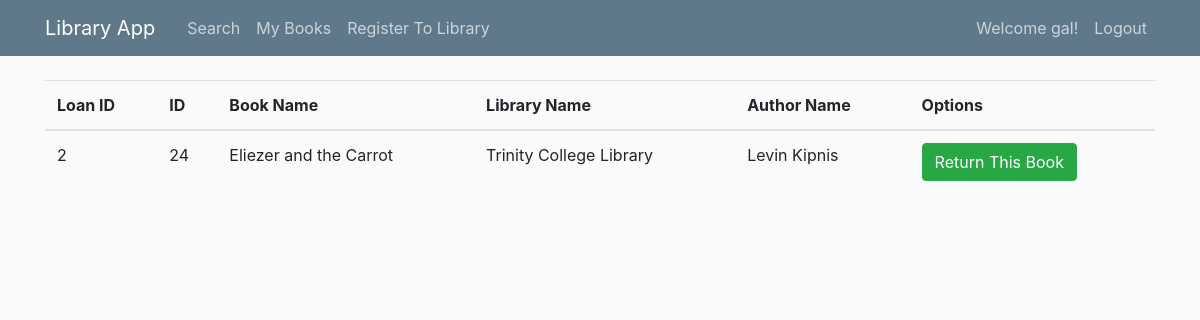
The page /ownedBooks (signed in) on the database its author committed.
### models.py (models this page shows, shortened)
class User(db.Model, UserMixin):
    id = db.Column(db.Integer, primary_key=True)  # ID - primary key
    firstName = db.Column(db.String(30), nullable=False)  # firstName - cannot be null
    lastName = db.Column(db.String(30), nullable=False)  # lastName - cannot be null
    email = db.Column(db.String(120), unique=True, nullable=False)  # email - must be unique and cannot be null
    password_hash = db.Column(db.String(128), nullable=False)
    memberAt = db.relationship('Membership', backref='membership', lazy=True)
    @property
    def password(self):
        raise AttributeError('password is not a readable attribute')

class LoanedBook(db.Model):
    loan_id = db.Column(db.Integer, primary_key=True, autoincrement=True)  # loan_id - autoincrement primary key
    member_number = db.Column(db.Integer, db.ForeignKey('membership.member_number'), nullable=False)
    book_id = db.Column(db.Integer, db.ForeignKey('book_in_library.id'), nullable=False)
    library_name = db.Column(db.String(50), nullable=False)
    loan_date = db.Column(db.String(15), nullable=False)  # loan_date - cannot be null
    return_date = db.Column(db.String(15))  # return_date - can be null, will update when book is returned

class BookInLibrary(db.Model):
    id = db.Column(db.Integer, primary_key=True, autoincrement=True)  # id - autoincrement primary key
    book_name = db.Column(db.String(30), db.ForeignKey('book.bookName'), nullable=False)
    library_name = db.Column(db.String(50), db.ForeignKey('library.libraryName'), nullable=False)
    loan_book_id = db.relationship('LoanedBook', backref='b_id', lazy=True)

class Book(db.Model):
    bookName = db.Column(db.String(30), primary_key=True)  # bookName - primary key
    authorName = db.Column(db.String(30), nullable=False)  # authorName-  cannot be null
    genre_type = db.Column(db.String(30), db.ForeignKey('genre.genre_type'), nullable=False)
    book_il = db.relationship('BookInLibrary', backref='book', lazy=True)

### library.py (the view, shortened to what this page needs)
@app.route('/ownedBooks', methods=['GET', 'POST'])
@login_required
def owned_books():
    form = ReturnBookForm()
    user1 = current_user  # Getting the information of the logged user
    current_member = Membership.query.filter_by(member_id=user1.id).first()
    b = LoanedBook.query.filter_by(member_number=current_member.member_id).filter_by(return_date=None)
    return render_template('ownedBooks.html', books=b, return_book=form)  # Rendering the 'owned books' template

### models.py (called while the page is built)
@login_manager.user_loader
def load_user(user_id):
    return User.query.get(int(user_id))

### templates/ownedBooks.html (shortened to what this page needs)
{% extends "books_layout.html" %}
{% block headers %}
    <th scope="col">Loan ID</th>
    <th scope="col">ID</th>
    <th scope="col">Book Name</th>
    <th scope="col">Library Name</th>
    <th scope="col">Author Name</th>
    <th scope="col">Options</th>
{% endblock headers%}
{% block body %}
    {% for book in books %}
    <tr>
        <td>{{ book.loan_id }}</td>
        <td>{{ book.book_id }}</td>
        <td>{{ book.b_id.book_name }}</td>
        <td>{{ book.library_name }}</td>
        <td>{{ book.b_id.book.authorName }}</td>
        <td>
            <button class="btn btn-outline btn-success" data-toggle="modal" data-target="#Modal-ReturnConfirm-{{ book.loan_id }}">Return This Book</button>
        </td>
    </tr>
    {% endfor %}
{% endblock body%}

### templates/layout.html (shortened to what this page needs)
<!DOCTYPE html>
<html>
<head>
    <link rel="stylesheet" href="https://cdn.jsdelivr.net/npm/bootstrap@4.3.1/dist/css/bootstrap.min.css">
    <link rel="stylesheet" type="text/css" href="{{ url_for('static', filename='main.css') }}">
</head>
<body>
    <header class="site-header">
        <nav class="navbar navbar-expand-md navbar-dark bg-steel fixed-top">
            <div class="container">
                <a class="navbar-brand mr-4" href="/">Library App</a>
                <div class="collapse navbar-collapse" id="navbarToggle">
                    <div class="navbar-nav mr-auto">
                        <a class="nav-item nav-link" href="{{ url_for('search') }}">Search</a>
                        <a class="nav-item nav-link" href="{{ url_for('owned_books') }}">My Books</a>
                        <a class="nav-item nav-link" href="{{ url_for('register_to_library') }}">Register To Library</a>
                    </div>
                    <div class="navbar-nav">
                        {% if current_user.is_authenticated %}
                            <a class="nav-item nav-link" href="{{ url_for('books_history') }}">Welcome {{current_user.firstName}}!</a>
                            <a class="nav-item nav-link" href="{{ url_for('logout') }}">Logout</a>
                        {% else %}
                            <a class="nav-item nav-link" href="{{ url_for('login') }}">Login</a>
                            <a class="nav-item nav-link" href="{{ url_for('register') }}">Register</a>
                        {% endif %}
                    </div>
                </div>
            </div>
        </nav>
    </header>
    <main role="main" class="container">
        <div class="row">
            <div class="col-md-12">
                {% block content %}{% endblock %}
            </div>
        </div>
    </main>
</body>
</html>

### static/main.css (style rules this page uses)
body { background: #fafafa; color: #333333; margin-top: 5rem; }
.bg-steel { background-color: #5f788a; }
.site-header .navbar-nav .nav-link { color: #cbd5db; }

### rows shown on the page
User: firstName "gal"
LoanedBook: loan_id "2", book_id "24", b_id.book_name "Eliezer and the Carrot", library_name "Trinity College Library", b_id.book.authorName "Levin Kipnis"
